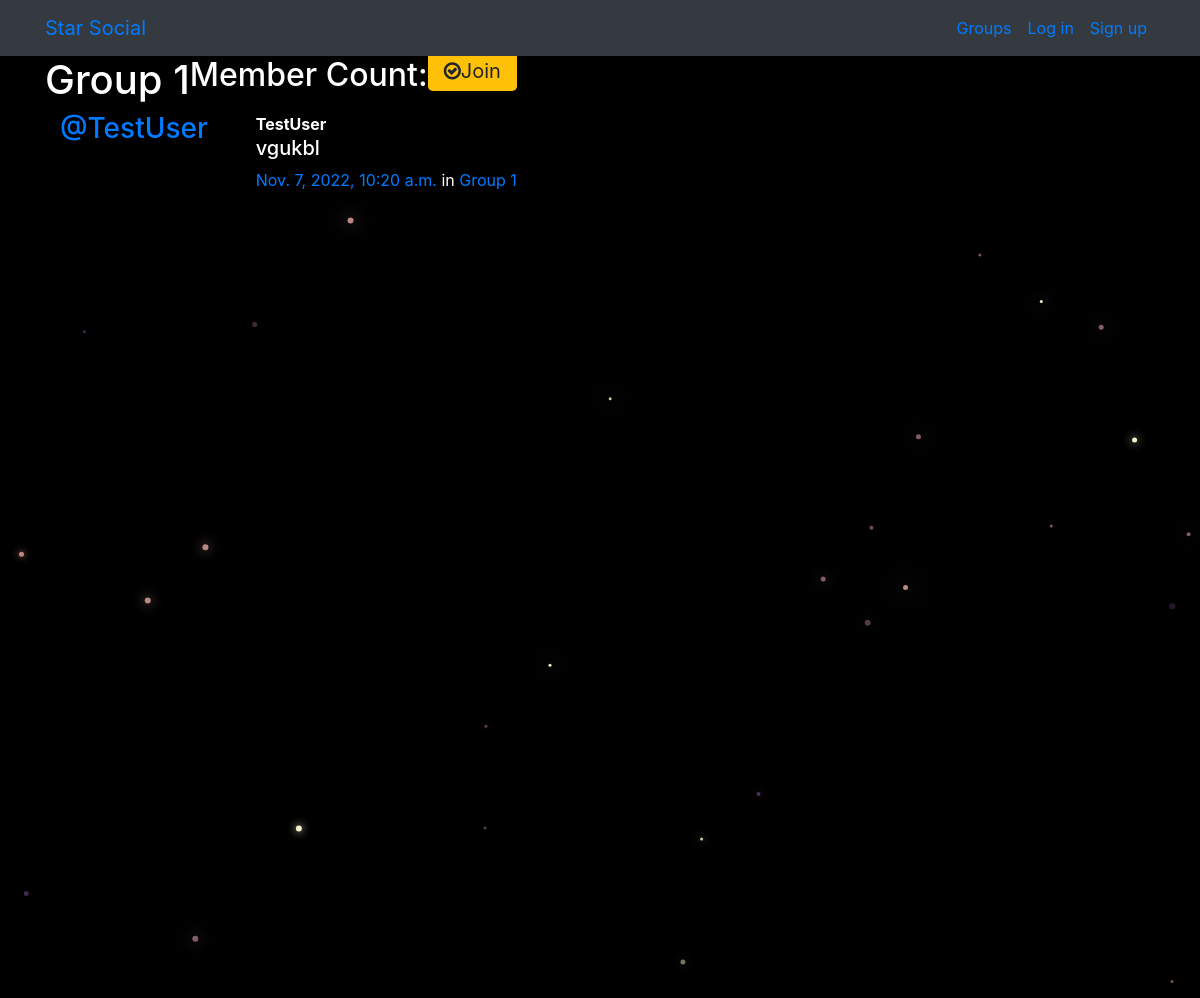
Screenshot of /groups/posts/in/group-1/ with the database file from the repository.
### groups/models.py (models this page shows, shortened)
class Group(models.Model):
    name = models.CharField(max_length=255, unique=True)
    slug = models.SlugField(allow_unicode=True, unique=True)
    description = models.TextField(blank=True, default='')
    description_html = models.TextField(editable=False, default='', blank=True)
    members = models.ManyToManyField(User,through="GroupMember")
    class Meta:
        ordering = ["name"]

### posts/models.py (models this page shows, shortened)
class Post(models.Model):
    user = models.ForeignKey(User, related_name="posts",on_delete=models.CASCADE)
    created_at = models.DateTimeField(auto_now=True)
    message = models.TextField()
    message_html = models.TextField(editable=False)
    group = models.ForeignKey(Group, related_name="posts",null=True, blank=True,on_delete=models.CASCADE)
    class Meta:
        ordering = ["-created_at"]
        unique_together = ["user", "message"]

### groups/views.py (the view)
# urls.py: path("posts/in/<slug>/",views.SingleGroup.as_view(),name="single"),
class SingleGroup(generic.DetailView):
    model = Group

### groups/templates/groups/group_detail.html
{% extends 'groups/group_base.html' %}
{% block pregroup %}
    <h1>{{ group.name }}</h1>
    <h2>Member Count: {{ group.memebers.count }}</h2>
    <div class='content'>
        {% if user in group.members.all%}
            <a href="{% url 'groups:leave' slug=group.slug %}" class='bt btn-lg btn-warning'><span class="fa fa-times-circle-o"></span>Leave</a>
        {% else %}
            <a href="{% url 'groups:join' slug=group.slug %}" class='bt btn-lg btn-warning'><span class="fa fa-check-circle-o"></span>Join</a>
        {% endif %}
    </div>
{% endblock %}
{% block group_content %}
    <div class='col-md-8'>
        {% if group.posts.count == 0 %}
            <h2>No posts in this group yet!</h2>
        {% else %}
            {% for post in group.posts.all %}
                {% include 'posts/_post.html' %}
            {% endfor %}
        {% endif %}
    </div>
{% endblock %}

### posts/templates/posts/_post.html (shortened to what this page needs)
<div class="media">
	<h3 class="mr-5"><a href="{% url 'posts:for_user' username=post.user.username %}">@{{ post.user.username }}</a></h3>
	<div class="media-body">
		<strong>{{ post.user.username }}</strong>
		<h5>{{ post.message_html|safe }}</h5>
			<time class="time"><a href="{% url 'posts:single' username=post.user.username pk=post.pk %}">{{ post.created_at }}</a></time>
			{% if post.group %}
			<span class="group-name">in <a href="#">{{ post.group.name }}</a></span>
			{% endif %}
	</div>
</div>

### static/Clone_2_Social/css/master.css (style rules this page uses)
body { margin: 0; overflow-x: hidden; background-color: black; color:white; }

### rows the page displays
Group: name "Group 1"
Post: user.username "TestUser", message_html "vgukbl", created_at "Nov. 7, 2022, 10:20 a.m.", group.name "Group 1"
